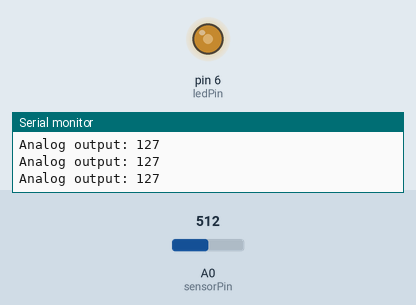
Simulated run of this sketch. Board: Arduino Uno, built with avr-gcc and run on an emulated ATmega328P. On the bench: output pins drawn as LEDs (lit = HIGH), the last lines printed to the serial monitor. The inputs (shaded band) are chosen by the test bench; at power-on: A0 (sensorPin) = 512.

Above: at 1.3 s.
1.4 s: A0 (sensorPin) set to 716
At 2.7 s:
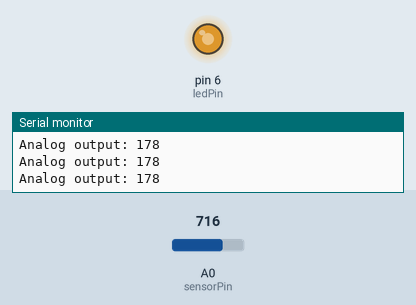
3.0 s: A0 (sensorPin) set to 900
At 3.9 s:
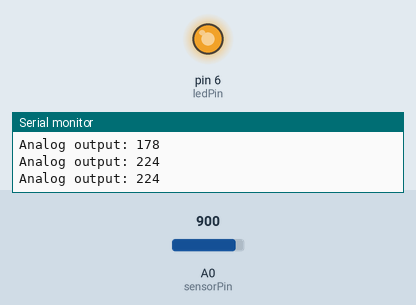
4.5 s: A0 (sensorPin) set to 511
At 5.1 s:
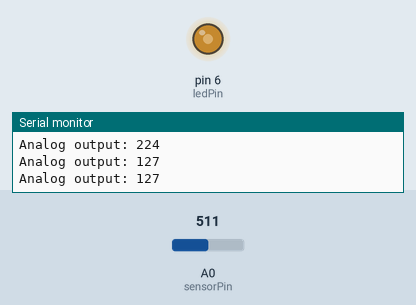
Timing chart, 0 to 7.5 s (numbered marks = the images above; inputs shaded):
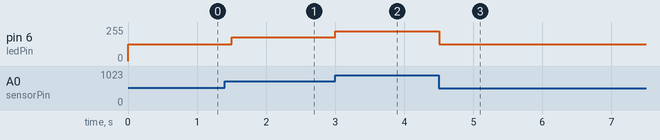

Measured:
- after the input at 1.4 s, pin 6 (ledPin): 127/255 → 178/255 after 0.10 s
- after the input at 3.0 s, pin 6 (ledPin): 178/255 → 224/255 at once
- after the input at 4.5 s, pin 6 (ledPin): 224/255 → 127/255 at once

The sketch:

smoke_warning_sys.ino
```cpp
#define sensorPin A0
#define ledPin 6

void setup() {
  // put your setup code here, to run once:
  Serial.begin(9600);
  pinMode(ledPin, OUTPUT);
  digitalWrite(ledPin, LOW);

}

void loop() {
  // put your main code here, to run repeatedly:
  Serial.print("Analog output: ");
  Serial.println(readSensor());
  delay(500);
}

int readSensor() {
  unsigned int sensorValue = analogRead(sensorPin);
  unsigned int outputValue = map(sensorValue, 0, 1023, 0, 255);

  if (outputValue > 65) {
    analogWrite(ledPin, outputValue);
  } else {
    digitalWrite(ledPin, HIGH);
  }

  return outputValue;
}
```
